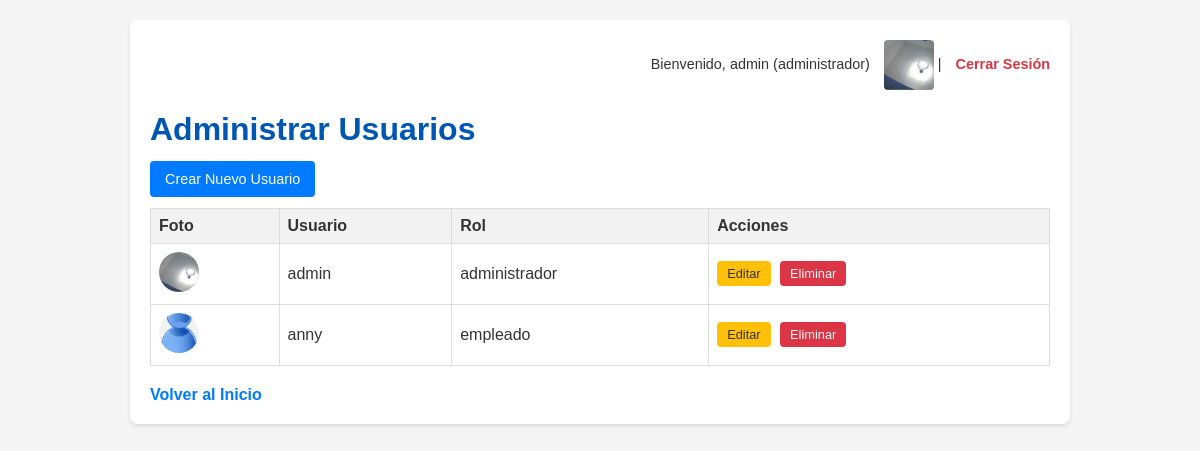
Page /admin/users (signed in) on the committed database.
### tables this page shows
CREATE TABLE users (
                id INTEGER PRIMARY KEY AUTOINCREMENT, username TEXT UNIQUE NOT NULL,
                password TEXT NOT NULL, role TEXT NOT NULL, photo_path TEXT
            );

### app.py (the view)
@app.route('/admin/users')
@login_required
@role_required('administrador')
def manage_users():
    users = get_db_connection().execute('SELECT * FROM users ORDER BY username').fetchall()
    return render_template('admin/users.html', users=users, current_user=g.user)

### app.py (called while the page is built)
def get_db_connection():
    conn = sqlite3.connect(app.config['DATABASE'])
    conn.row_factory = sqlite3.Row
    return conn

@app.before_request
def load_logged_in_user():
    user_id = session.get('user_id')
    g.user = None
    if user_id:
        conn = get_db_connection()
        g.user = conn.execute('SELECT * FROM users WHERE id = ?', (user_id,)).fetchone()
        conn.close()

def login_required(view):
    @functools.wraps(view)
    def wrapped_view(**kwargs):
        if g.user is None:
            flash('Debes iniciar sesión para acceder a esta página.', 'warning')
            return redirect(url_for('login'))
        return view(**kwargs)
    return wrapped_view

def role_required(*roles):
    def wrapper(view_func):
        @functools.wraps(view_func)
        def decorated_view(*args, **kwargs):
            if g.user is None: return redirect(url_for('login'))
            if g.user['role'] not in roles:
                flash('No tienes permiso para acceder a esta página.', 'danger')
                return redirect(url_for('index'))
            return view_func(*args, **kwargs)
        return decorated_view
    return wrapper

### templates/admin/users.html (shortened to what this page needs)
<!DOCTYPE html>
<html lang="es">
<head>
</head>
<body>
    <div class="container">
        <div class="user-info">
            {% if current_user %}
                Bienvenido, {{ current_user.username }} ({{ current_user.role }})
                {% if current_user.photo_path %}
                    <img src="{{ url_for('static', filename=current_user.photo_path) }}" alt="Foto de Perfil" class="user-photo" style="vertical-align: middle; margin-left: 10px;">
                {% endif %}
                | <a href="{{ url_for('logout') }}">Cerrar Sesión</a>
            {% endif %}
        </div>
        <h1>Administrar Usuarios</h1>
        <div class="action-buttons">
            <a href="{{ url_for('create_user') }}">Crear Nuevo Usuario</a>
        </div>
        <table>
            <thead>
                <tr>
                    <th>Foto</th>
                    <th>Usuario</th>
                    <th>Rol</th>
                    <th>Acciones</th>
                </tr>
            </thead>
            <tbody>
                {% for user in users %}
                <tr>
                    <td>
                        {% if user.photo_path %}
                            <img src="{{ url_for('static', filename=user.photo_path) }}" alt="Foto" class="user-photo-table">
                        {% else %}
                            <img src="{{ url_for('static', filename='uploads/users/default_user_photo.png') }}" alt="Sin Foto" class="user-photo-table">
                        {% endif %}
                    </td>
                    <td>{{ user.username }}</td>
                    <td>{{ user.role }}</td>
                    <td>
                        <a href="{{ url_for('edit_user', user_id=user.id) }}" class="edit-button">Editar</a>
                        <form action="{{ url_for('delete_user', user_id=user.id) }}" method="post" style="display:inline;" onsubmit="return confirm('¿Estás seguro de que quieres eliminar a este usuario?');">
                            <button type="submit" class="delete-button">Eliminar</button>
                        </form>
                    </td>
                </tr>
                {% endfor %}
            </tbody>
        </table>
        <a href="{{ url_for('index') }}" class="back-link">Volver al Inicio</a>
    </div>
</body>
</html>

### templates/admin/users.html (style rules this page uses)
body { font-family: Arial, sans-serif; margin: 20px; background-color: #f4f4f4; color: #333; }
.container { max-width: 900px; margin: auto; background: #fff; padding: 20px; border-radius: 8px; box-shadow: 0 2px 4px rgba(0,0,0,0.1); }
h1, h2 { color: #0056b3; }
.user-info { text-align: right; margin-bottom: 15px; font-size: 0.9em; }
.user-info a { color: #dc3545; text-decoration: none; font-weight: bold; margin-left: 10px; }
.action-buttons { margin-bottom: 20px; }
.action-buttons a { background-color: #007bff; color: white; padding: 10px 15px; border: none; border-radius: 4px; cursor: pointer; text-decoration: none; font-size: 0.9em; }
table { width: 100%; border-collapse: collapse; margin-top: 20px; }
table th, table td { border: 1px solid #ddd; padding: 8px; text-align: left; vertical-align: middle; }
table th { background-color: #f2f2f2; font-weight: bold; }
.edit-button, .delete-button { padding: 5px 10px; border: none; border-radius: 4px; cursor: pointer; text-decoration: none; font-size: 0.8em; margin-right: 5px; }
.edit-button { background-color: #ffc107; color: #333; }
.delete-button { background-color: #dc3545; color: white; }
.back-link { display: inline-block; margin-top: 20px; color: #007bff; text-decoration: none; font-weight: bold; }
.user-photo-table { width: 40px; height: 40px; object-fit: cover; border-radius: 50%; }
.user-photo { width: 50px; height: 50px; object-fit: cover; border-radius: 4px; vertical-align: middle; }

### rows in the picture
users: username "admin", role "administrador", photo_path (picture)
users: username "anny", role "empleado"
